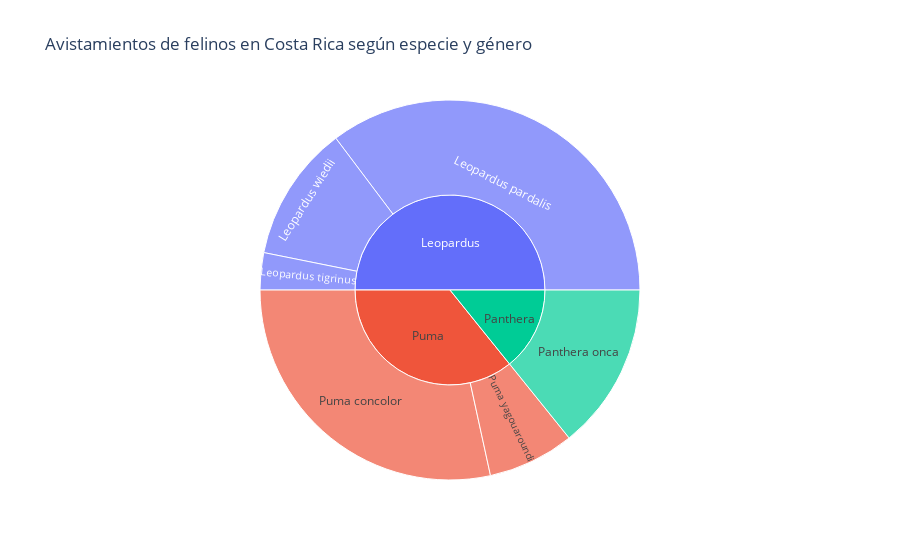

Notebook cell for this chart:
### Markdown cell above
## Se crea el grafico Sunburst

### Code cell
# Se crea el grafico
px.sunburst(felinos_genero_especie,  
            path=["Genero","Especies"],
            title="Avistamientos de felinos en Costa Rica según especie y género")

### Figure 1 — Plotly figure (JSON) as saved in the notebook; plotly's stock layout.template omitted (floating-point values rounded to 4 significant figures)
{"data": [{"branchvalues": "total", "domain": {"x": [0, 1], "y": [0, 1]}, "hovertemplate": "labels=%{label}<br>count=%{value}<br>parent=%{parent}<br>id=%{id}<extra></extra>", "ids": ["Leopardus/Leopardus pardalis", "Leopardus/Leopardus tigrinus", "Leopardus/Leopardus wiedii", "Panthera/Panthera onca", "Puma/Puma concolor", "Puma/Puma yagouaroundi", "Leopardus", "Panthera", "Puma"], "labels": ["Leopardus pardalis", "Leopardus tigrinus", "Leopardus wiedii", "Panthera onca", "Puma concolor", "Puma yagouaroundi", "Leopardus", "Panthera", "Puma"], "name": "", "parents": ["Leopardus", "Leopardus", "Leopardus", "Panthera", "Puma", "Puma", "", "", ""], "type": "sunburst", "values": [67, 6, 22, 27, 54, 14, 95, 27, 68]}], "layout": {"legend": {"tracegroupgap": 0}, "title": {"text": "Avistamientos de felinos en Costa Rica según especie y género"}}}
